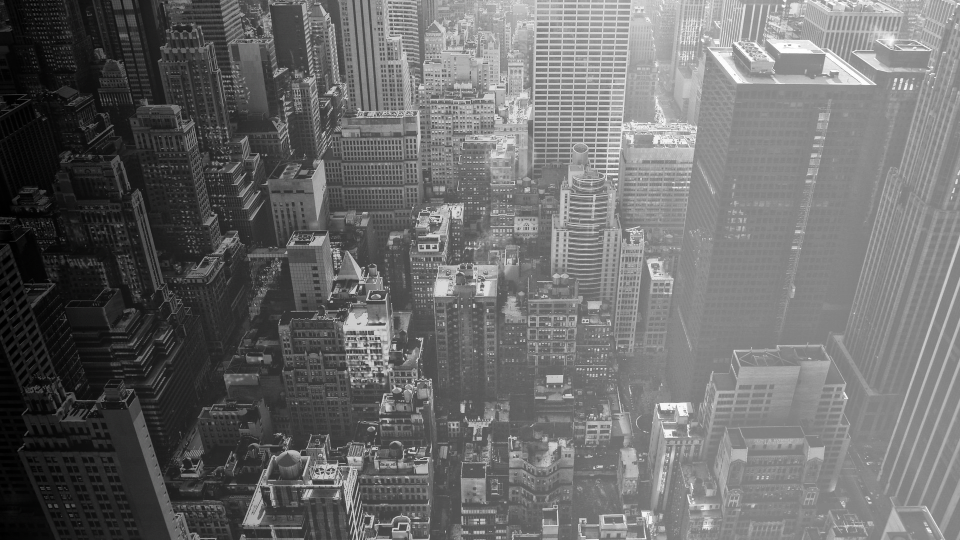
#> input picture Imagens/city_gradient.tiff, 960 x 540 px, found by its file name
$ jupyter execute Equalizacao_Local_Final.ipynb
#> lines starting #> are read from the running program, lines starting #| are printed output that depends on the picture
#> further down, img is the input picture: shape (540, 960, 3); mean R, G, B 107.5, 107.5, 107.5
#| Tamanho da imagem:  (540, 960)
#| Valores máximos e mínimo:  0 255
# Equalização Local De Histogramas

**Curso**: Processamento Digital de Imagens - UFScar 2020/2

**Alunos**:
- Leonardo Donderi Rodrigues (754756)
- Luís Felipe Corrêa Ortolan (759375)
- Marco Antonio Bernardi Grivol (758619)
- Reynold Navarro Mazo (756188)

O Objetivo desse trabalho é implementar a equalização local de histogramas de uma imagem, ou seja, realizar a equalização de histogramas de partes menores da imagem separadamente e depois juntá-las.

A técnica do histograma é usada para balancear o número de píxels de cada intensidade, gerando uma imagem com mais contraste e, em alguns casos, melhora a aparência da imagem. Veremos que tipo de resultado, comparado ao da equalização do histograma completo, gera a equalização de partes individuais da imagem.

[cell 1]
# Import de bibliotecas.

import matplotlib.pyplot as plt
import numpy as np

[cell 2]
def histogram_equalization(img):
    """Equalização de Histograma

    Função que implementa a equalização de uma imagem completa.

    Parâmetros
    ----------
    img : numpy array
        Imagem a ser realizada a equalização de histograma.

    Return
    -------
    img_eq : numpy array, mesmo tamanho que img
        Uma imagem com histograma equalizado, ou seja, com maior contraste.
    """
    bins = range(0, 257)
    hist, _ = np.histogram(img, bins)
#> hist = 256 values, max 10388 at index 132, min 23 at index 255, mean 2025

    mn = sum(hist)
#> mn = 518400
    c = 255.0 / mn
#> c = 0.000492
    out_intensity = np.zeros(256)
    for k in range(256):
        soma = 0
        for j in range(0, k + 1):
            soma += hist[j]
        out_intensity[k] = c * soma
#> after the loop, out_intensity = 256 values from 0.101 to 255

    img_eq = np.zeros(img.shape)
    num_rows, num_cols = img.shape
#> num_rows = 540; num_cols = 960
    for row in range(num_rows):
        for col in range(num_cols):
            img_eq[row, col] = out_intensity[int(img[row, col])]
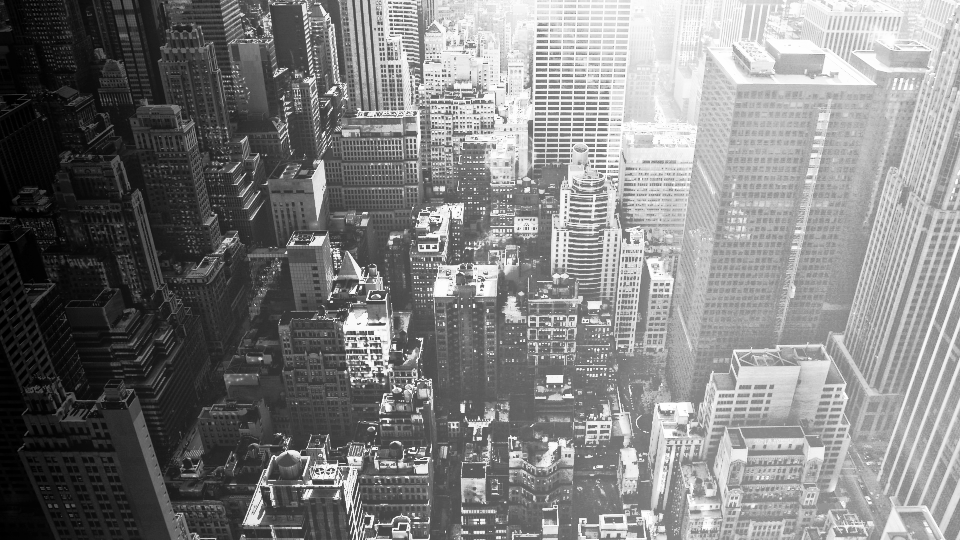
#> img_eq: shape (540, 960) float64; min 0.101, max 255, mean 128.4

    return img_eq

[cell 3]
# Leitura da imagem original.
img = plt.imread("city_gradient.tiff")
img = (img[:,:,0])
# Informações sobre a imagem original
print("Tamanho da imagem: ", img.shape)
print("Valores máximos e mínimo: ", np.min(img), np.max(img))
plt.figure(figsize=[10, 10])
_ = plt.imshow(img, 'gray')

[cell 4]
# Equalização da Imagem como um todo.
img_normal_eq = histogram_equalization(img)
plt.figure(figsize=[10, 10])
_ = plt.imshow(img_normal_eq, 'gray')

[cell 5]
def local_equalization(imagem, n):
    """Equalização Local de Histograma

    Função que divide a imagem em um número de blocos n^2 e chama a função para equalizar cada bloco separadamente.

    Parâmetros
    ----------
    imagem : numpy array
        Imagem a ser realizada a equalização local de histograma.

    n : int
        O número de divisões que se dejesa.

    Return
    -------
    img_eq : numpy array, mesmo tamanho que img
        Uma imagem com histogramas locais equalizados.
    """
#> called with n = 5

    divisoes = n # Número de divisões por linha e por coluna.

    # Tamanho da imagem.
    num_linhas = imagem.shape[0]
#> num_linhas = 540
    num_cols = imagem.shape[1]
#> num_cols = 960

    img_local_eq = np.empty((num_linhas, num_cols), dtype=int)

    row_sub = num_linhas // divisoes # Número de linhas em cada divisão.
#> row_sub = 108
    col_sub = num_cols // divisoes # Número de colunas em cada divisão.
#> col_sub = 192
    for i in range(divisoes):
        # Linhas iniciais e finais em um determinado bloco.
        row_start = i * row_sub
        row_end = (i + 1) * row_sub
        for j in range(divisoes):
            # Colunas iniciais e finais em um determinado bloco.
            col_start = j * col_sub
            col_end = (j + 1) * col_sub
            # A nova imagem recebe a divisão atual já equalizada.
            img_local_eq[row_start : row_end, col_start : col_end] = histogram_equalization(img[row_start : row_end, col_start : col_end])
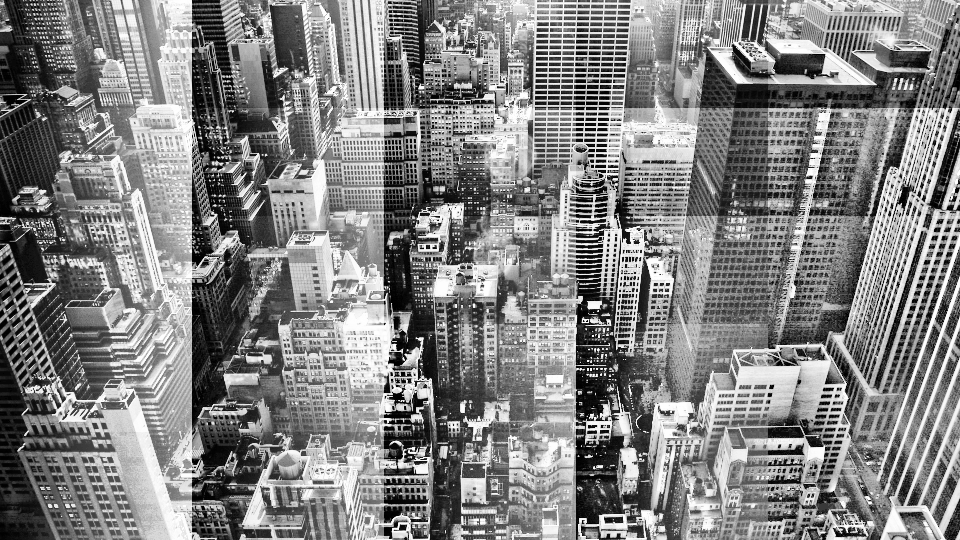
#> img_local_eq: shape (540, 960) int64; min 0, max 255, mean 129.6

    return img_local_eq

[cell 6]
# Equalização da imagem localmente, em 5 blocos
img_local_eq = local_equalization(img,5)
plt.figure(figsize=[10, 10])
_ = plt.imshow(img_local_eq, 'gray')

[cell 7]
# Comparação da figura original, com a normalizada e a normalizada localmente.
plt.figure()
f, ax = plt.subplots(1, 3, figsize=[30, 30])
ax[0].imshow(img, 'gray')
ax[0].set_title('Normal')
ax[1].imshow(img_normal_eq, 'gray')
ax[1].set_title('Normal Equalization')
ax[2].imshow(img_local_eq, 'gray')
ax[2].set_title('Local Equalization')
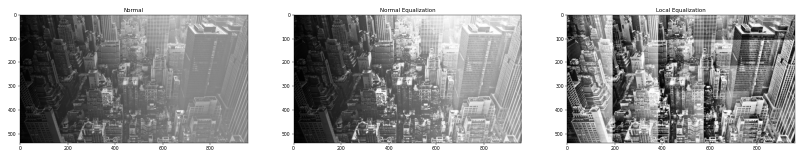
#> figure drawn by matplotlib, 3 panels

[cell 8]
# Comparação entre os três histogramas.

plt.figure()
f, ax = plt.subplots(1, 3, figsize=[30, 5])
ax[0].hist(img.flatten(), 50)
ax[1].hist(img_normal_eq.flatten(), 50)
_ = ax[2].hist(img_local_eq.flatten(), 50)
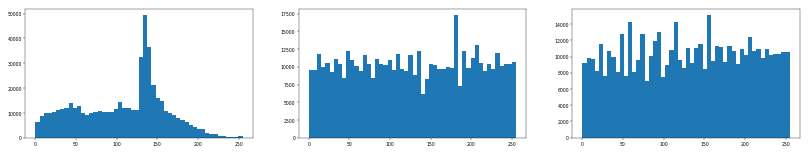
#> figure drawn by matplotlib, 3 panels; panel 1: tallest bar 49277 high, from x = 132.6 to 137.7; panel 2: tallest bar 17246 high, from x = 178.5 to 183.6; panel 3: tallest bar 15071 high, from x = 153 to 158.1

[cell 9]
# Equaliza o histograma em difrentes partições.

img_local_eq10 = local_equalization(img,10)
#> call 2 of local_equalization, with n = 10
#> after the loop in local_equalization (call 2), `for i in range(divisoes):`:
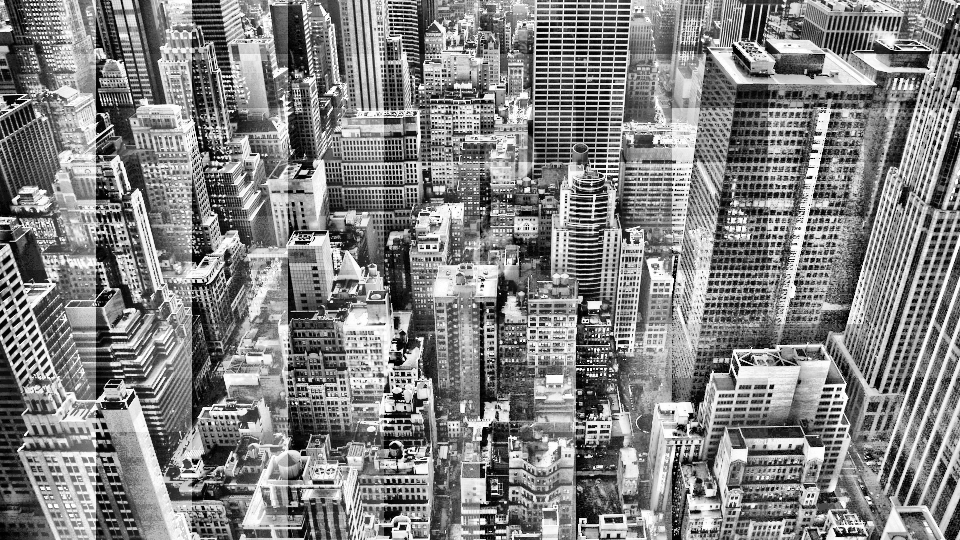
#> img_local_eq: shape (540, 960) int64; min 0, max 255, mean 130.5
img_local_eq20 = local_equalization(img,20)
#> call 3 of local_equalization, with n = 20
#> the loop in local_equalization (call 3), `for i in range(divisoes):` made 20 passes
#> after the loop in local_equalization (call 3), `for i in range(divisoes):`:
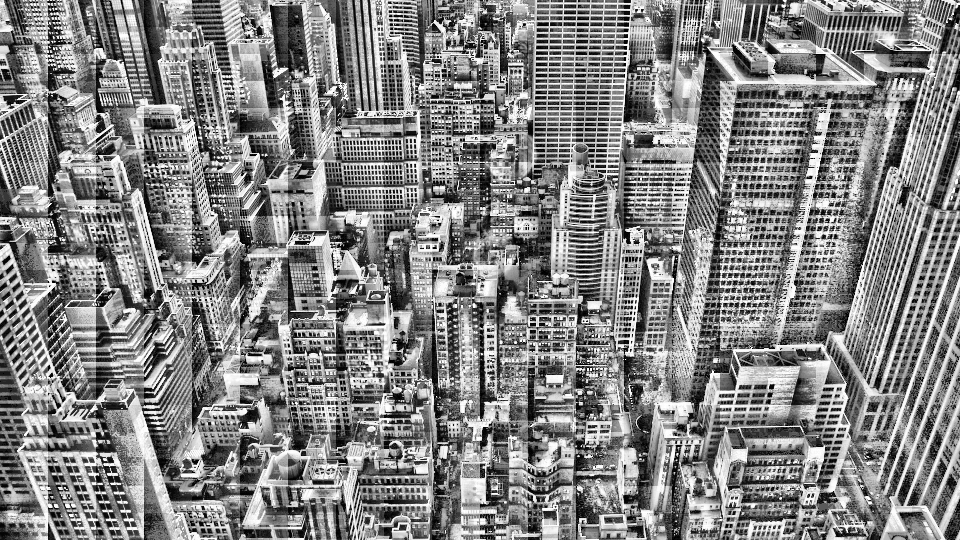
#> img_local_eq: shape (540, 960) int64; min 0, max 255, mean 131.5
img_local_eq30 = local_equalization(img,30)
#> call 4 of local_equalization, with n = 30
#> after the loop in local_equalization (call 4), `for i in range(divisoes):`:
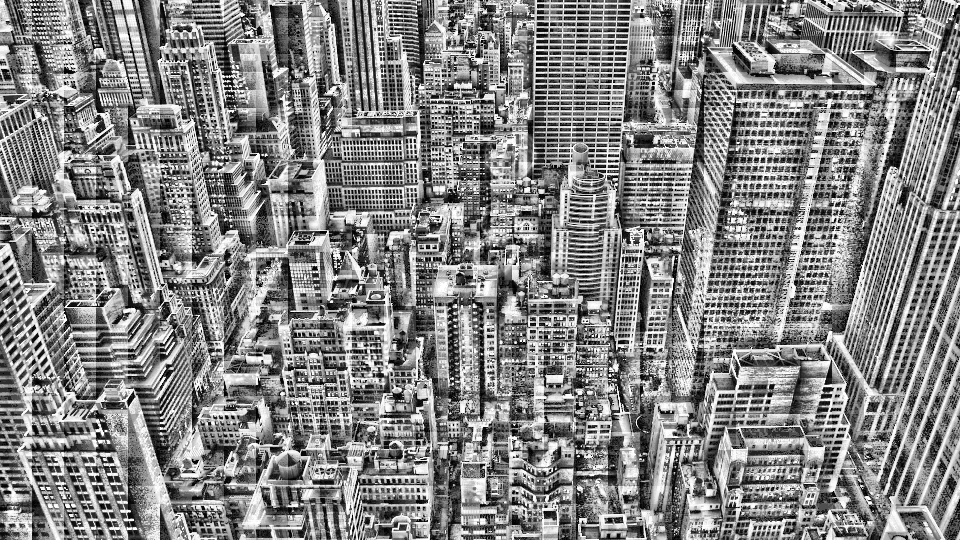
#> img_local_eq: shape (540, 960) int64; min 0, max 255, mean 132.2

[cell 10]
# Comparação imagens equalizadas com diferentes parâmetros.
plt.figure()
f, ax = plt.subplots(1, 4, figsize=[30, 30])
ax[0].imshow(img_local_eq, 'gray')
ax[0].set_title('Histograma Equalizado Com N = 5')
ax[1].imshow(img_local_eq10, 'gray')
ax[1].set_title('Histograma Equalizado Com N = 10')
ax[2].imshow(img_local_eq20, 'gray')
ax[2].set_title('Histograma Equalizado Com N = 20')
ax[3].imshow(img_local_eq30, 'gray')
ax[3].set_title('Histograma Equalizado Com N = 30')

[cell 11]
# Mostra os histogramas das imagens equalizadas

plt.figure()
f, ax = plt.subplots(1, 4, figsize=[30, 5])
ax[0].hist(img_local_eq.flatten(), 50)
ax[1].hist(img_local_eq10.flatten(), 50)
ax[2].hist(img_local_eq20.flatten(), 50)
_ = ax[3].hist(img_local_eq30.flatten(), 50)
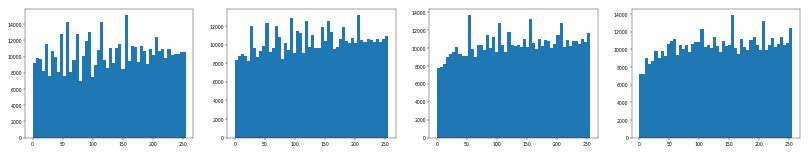
#> figure drawn by matplotlib, 4 panels; panel 1: tallest bar 15071 high, from x = 153 to 158.1; panel 2: tallest bar 13128 high, from x = 204 to 209.1; panel 3: tallest bar 13619 high, from x = 51 to 56.1; panel 4: tallest bar 13847 high, from x = 153 to 158.1

$ run again, with Imagens/gato.tiff copied over Imagens/city_gradient.tiff
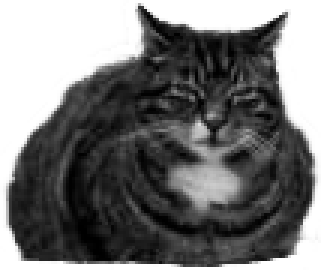
#> input picture Imagens/gato.tiff, 107 x 90 px, found by its file name (shown 3 times larger)
#> img is the input picture: shape (90, 107); min 0, max 255, mean 117.9
#> hist = 256 values, max 2471 at index 255, min 0 at index 204, mean 37.62
#> mn = 9630
#> c = 0.0265
#> after the loop in histogram_equalization, `for k in range(256):`: out_intensity = 256 values from 0.609 to 255
#> after the loop in local_equalization (call 2), `for i in range(divisoes):`:
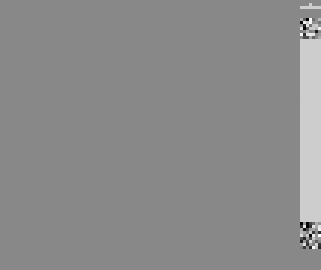
#> img_local_eq: shape (90, 107) int64 (shown 3 times larger); min -9.21e+18, max 8.01e+18, mean 2.12e+17; drawn with min black and max white
#> `[cell 11]`:
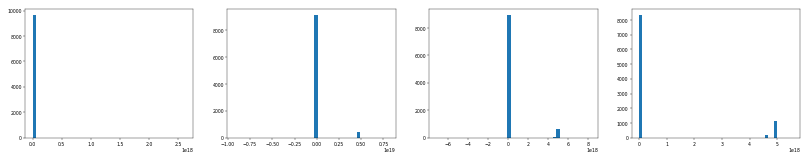
#> figure drawn by matplotlib, 4 panels; panel 1: tallest bar 9615 high, from x = 4 to 5.26e+16; panel 2: tallest bar 9087 high, from x = -2.57e+17 to 8.7e+16; panel 3: tallest bar 8905 high, from x = -8.64e+16 to 2.2e+17; panel 4: tallest bar 8303 high, from x = 0 to 1.11e+17

$ run again, with Imagens/imagem_global.tiff copied over Imagens/city_gradient.tiff
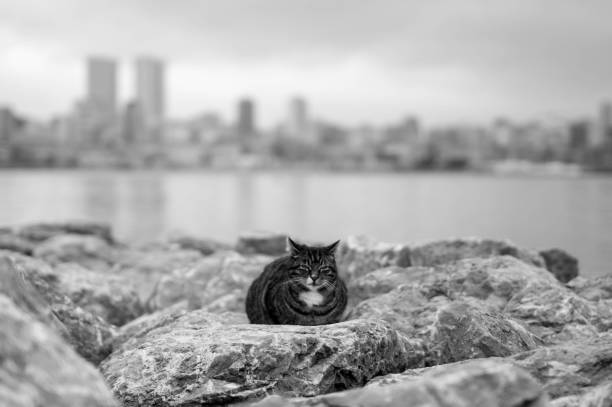
#> input picture Imagens/imagem_global.tiff, 612 x 407 px, found by its file name
#> img is the input picture: shape (407, 612); min 0, max 250, mean 170.9
#> hist = 256 values, max 3833 at index 203, min 0 at index 251, mean 973
#> mn = 249084
#> c = 0.00102
#> after the loop in histogram_equalization, `for k in range(256):`: out_intensity = 256 values from 0.0604 to 255
#> after the loop in local_equalization (call 2), `for i in range(divisoes):`:
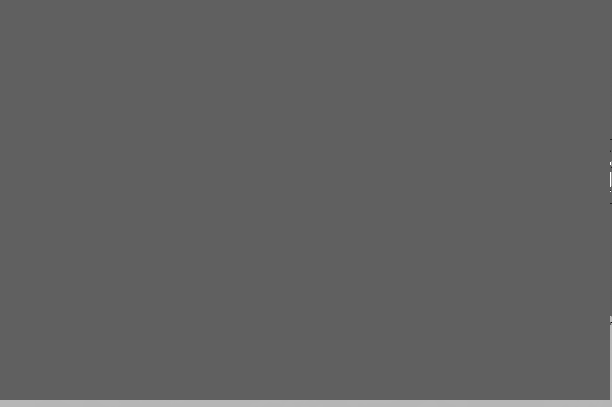
#> img_local_eq: shape (407, 612) int64; min -5.21e+18, max 8.58e+18, mean 8.34e+16; drawn with min black and max white
#> `[cell 11]`:
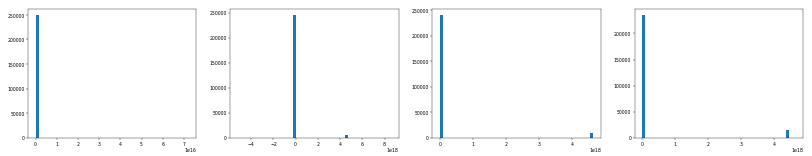
#> figure drawn by matplotlib, 4 panels; panel 1: tallest bar 248984 high, from x = 0 to 1.45e+15; panel 2: tallest bar 244588 high, from x = -2.44e+17 to 3.19e+16; panel 3: tallest bar 240000 high, from x = 0 to 9.28e+16; panel 4: tallest bar 234625 high, from x = 0 to 9.29e+16
